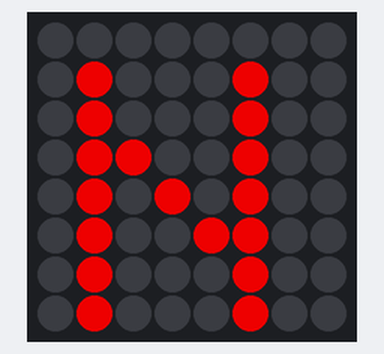
A program run on a simulated Raspberry Pi (BCM pin numbers) with a Sense HAT. Parts: the Sense HAT's 8×8 RGB LED matrix. Dim RGB values are drawn brighter than linear. At 5.0 s the program stops and its outputs stay as they are.

Above: at 0.1 s.
At 1.1 s:
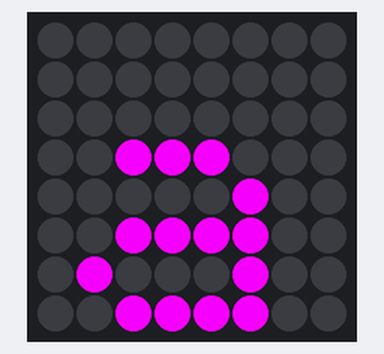
At 2.1 s:
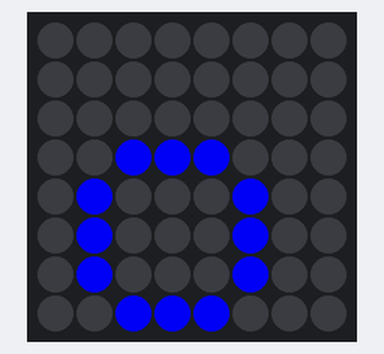
At 3.1 s:
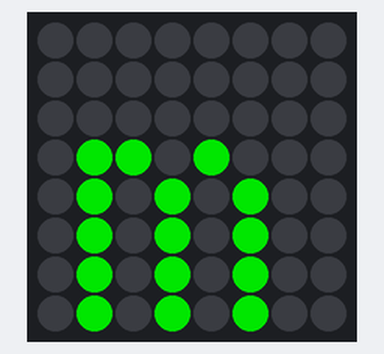
At 4.1 s:
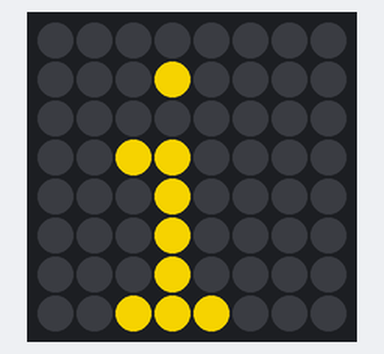

Measured:
- what the display in image 1 shows lasts 1.0 s, from 1.0 s to 2.0 s

The program:

sense_hat_exercise.py
```python
from sense_hat import SenseHat
from time import sleep

sh = SenseHat()

red = (205, 0, 0)
green = (0, 180, 0)
blue = (0, 0, 230)
magenta = (240, 0, 255)
white = (255, 255, 255)
yellow = (225, 195, 0)

sh.show_letter("N", red)
sleep(1)
sh.show_letter("a", magenta)
sleep(1)
sh.show_letter("o", blue)
sleep(1)
sh.show_letter("m", green)
sleep(1)
sh.show_letter("i", yellow)
sleep(1)

sh.clear()
```
